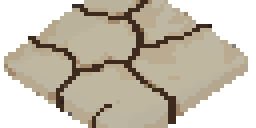
#> input picture assets/terrain/bedrock/a.png, 64 x 32 px, found by its file name (shown 4 times larger)
$ python compose_townhouses.py
#> lines starting #> are read from the running program, lines starting #| are printed output that depends on the picture
"""SpriteKiln trial: put the burgher row fragments on grass next to the game's current ones.

Layout (game tile coords, plots 2x2): a row along y facing +x (end_a, middle, corner_a), the row
behind the corner along x (mirrored, as the game draws it: middle, end_a), a cobbled street in
front and round the corner, and a short row end_a, middle, end_b to show the free end b.
Left half: assets/buildings/hut/level_2_*; right half: the SpriteKiln renders.

Run: python3 tools/spritekiln/compose_townhouses.py [out.png]
"""
import json
import os
import sys

from PIL import Image, ImageDraw, ImageOps

ROOT = os.path.abspath(os.path.join(os.path.dirname(__file__), "..", ".."))
SK = os.path.join(ROOT, "tools", "spritekiln", "art", "specs", "props")
HUT = os.path.join(ROOT, "assets", "buildings", "hut")

# (plot x, plot y, fragment, mirrored)
PLOTS = [(0, -10, "end_a", False), (0, -8, "middle_3", False), (0, -6, "end_b_2", False),
         (0, 0, "end_a", False), (0, 2, "middle_2", False), (0, 4, "corner_a", False),
         (-2, 4, "middle", True), (-4, 4, "end_a", True)]
CLOSEUP = ["corner_a", "corner_a_2", "corner_a_3", "middle_2", "middle_3", "end_b_2"]
STREET = [(x, y) for x in (2, 3) for y in range(-12, 8)] + [(x, y) for x in range(-6, 4) for y in (6, 7)]


def current(frag):
    im = Image.open(os.path.join(HUT, f"level_2_{frag}.png")).convert("RGBA")
    piv = json.load(open(os.path.join(HUT, f"level_2_{frag}.json")))["pivot"]
    return im, (piv[0], piv[1])


def spritekiln(frag):
    d = os.path.join(SK, f"townhouse_{frag}", "out", f"townhouse_{frag}")
    im = Image.open(os.path.join(d, f"townhouse_{frag}.png")).convert("RGBA")
    p = json.load(open(os.path.join(d, f"townhouse_{frag}.json")))["spritekiln"]["pivot"]
    return im, (p["x"], p["y"] + 32)       # SpriteKiln: the plot centre; the game: its front corner


def scene(get, label):
#> called with label = 'current (code-drawn, level 2)'
    def scr(x, y):
        return (x - y) * 32, (x + y) * 16
    xs = [scr(x, y) for x in range(-8, 6) for y in range(-14, 10)]
    minx = min(p[0] for p in xs) - 32
    maxx = max(p[0] for p in xs) + 32
    miny = -300
    maxy = max(p[1] for p in xs) + 40
    W, Hh = maxx - minx, maxy - miny
    img = Image.new("RGBA", (W, Hh), (70, 98, 52, 255))
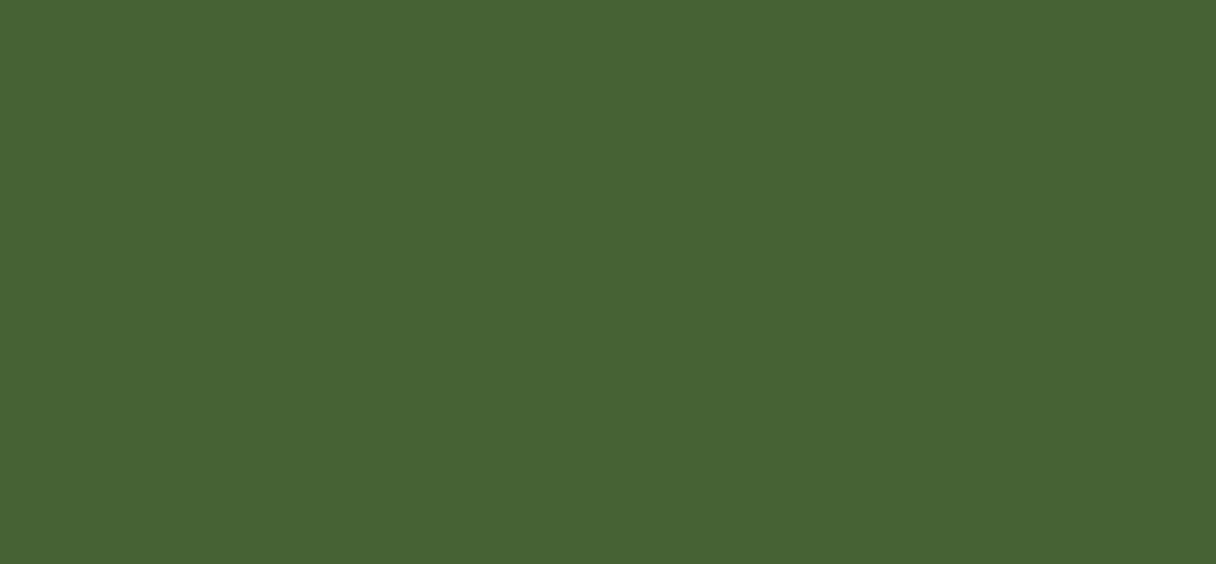
#> img: PIL image 1216x564 RGBA; mean R, G, B, A 70, 98, 52, 255
    grass = [Image.open(os.path.join(ROOT, "assets", "terrain", "grass", f)).convert("RGBA")
             for f in ("a.png", "light.png", "dark.png")]
    pave = Image.open(os.path.join(ROOT, "assets", "terrain", "paving", "a.png")).convert("RGBA")
    for x in range(-8, 6):
        for y in range(-14, 10):
            sx, sy = scr(x, y)
            t = pave if (x, y) in STREET else grass[(x * 7 + y * 3) % 3 if (x + y) % 4 == 0 else 0]
            img.alpha_composite(t, (sx - 32 - minx, sy - miny))
    layer = Image.new("RGBA", img.size)
    for (x, y, frag, mir) in sorted(PLOTS, key=lambda p: p[0] + p[1]):
        im, (px, py) = get(frag)
        if mir:
            im = ImageOps.mirror(im)
            px = im.width - px
        sx, sy = scr(x + 2, y + 2)
        layer.alpha_composite(im, (int(round(sx - minx - px)), int(round(sy - miny - py))))
    img.alpha_composite(layer)
    l, t, r, b = layer.getchannel("A").getbbox()
    img = img.crop((l - 40, t - 24, r + 40, b + 40))
    ImageDraw.Draw(img).text((6, 4), label, fill=(255, 255, 255, 255))
    return img


def main():
    out = sys.argv[1] if len(sys.argv) > 1 else os.path.join(ROOT, "tools", "spritekiln", "previews",
                                                             "townhouses_vs_current_2x.png")
    a = scene(current, "current (code-drawn, level 2)")
    b = scene(spritekiln, "SpriteKiln")
    pair = Image.new("RGBA", (a.width * 2 + 8, a.height), (20, 20, 20, 255))
    pair.alpha_composite(a, (0, 0))
    pair.alpha_composite(b, (a.width + 8, 0))
    pair = pair.resize((pair.width * 2, pair.height * 2), Image.NEAREST)
    pair.convert("RGB").save(out)
    print(out, pair.size)
    # close-up of the chamfered corners and the new row variants, 3x
    ims = [spritekiln(f)[0].crop((40, 20, 216, 224)) for f in CLOSEUP]
    sheet = Image.new("RGBA", (sum(i.width for i in ims), ims[0].height), (90, 130, 70, 255))
    x = 0
    for i in ims:
        sheet.alpha_composite(i, (x, 0))
        x += i.width
    sheet = sheet.resize((sheet.width * 3, sheet.height * 3), Image.NEAREST)
    path = os.path.join(os.path.dirname(out), "townhouses_variants_3x.png")
    sheet.convert("RGB").save(path)
    print(path, sheet.size)


if __name__ == "__main__":
#> (the run stopped early here; a loop or call above may not have finished)
